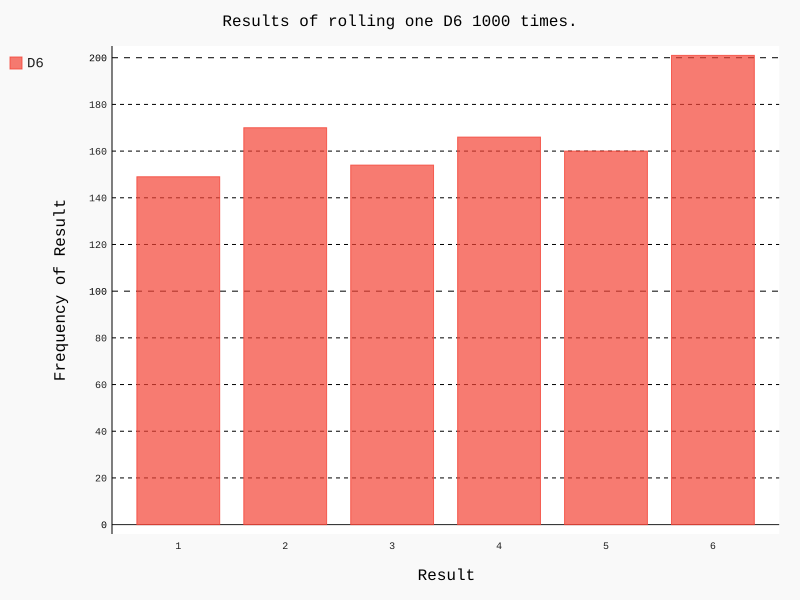

This chart was generated by the following Python code:
# visualize Die class
import pygal
from pygal.dice.die import Die

die = Die()

results = []

# throws the dic 100 times
for roll_num in range(1000):
    results.append(die.roll())

# analyze the results: number of times obtain a number (1-6)
freq = []
for val in range(1, die.num_sides+1):
    freq.append(results.count(val))

# visualize the results
hist = pygal.Bar()

hist.title = "Results of rolling one D6 1000 times."
hist.x_labels = [str(x) for x in range(1, 7)]
# axes title
hist.x_title = "Result"
hist.y_title = "Frequency of Result"

# D6 as legend
hist.add("D6", freq)
hist.render_to_file("die_visual.svg")
